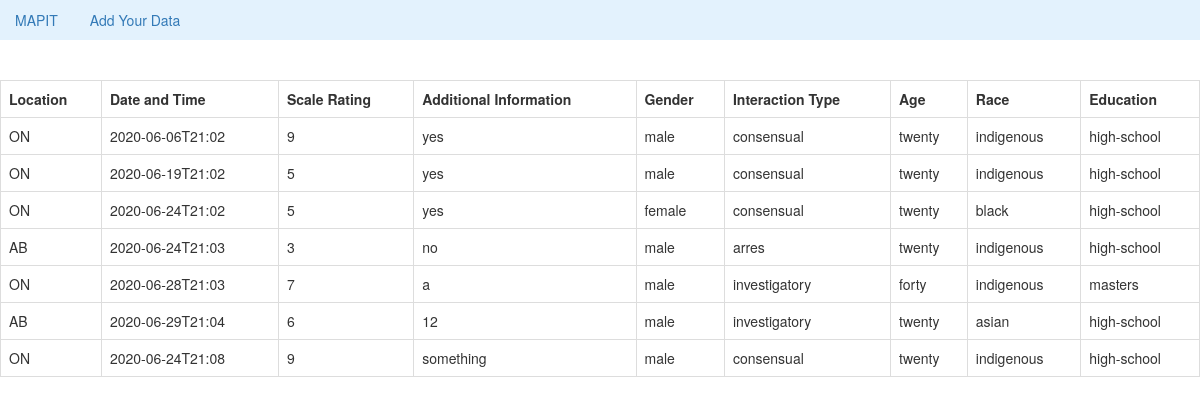
Page /surveyresults on the earlier database version.
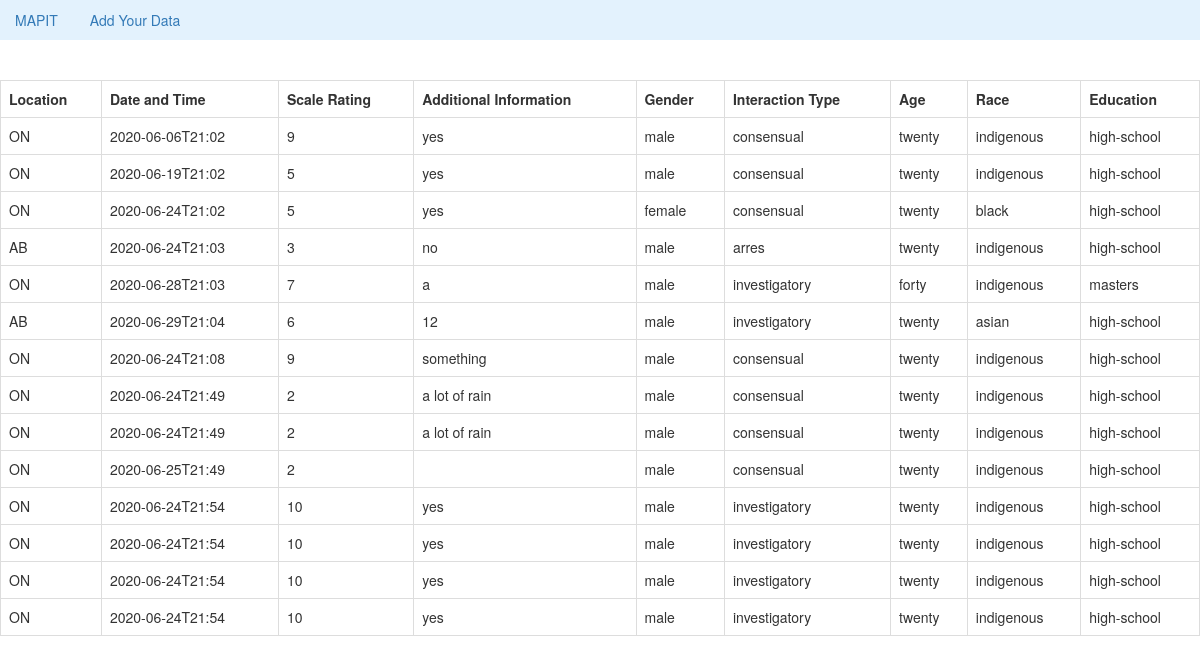
Same page on the later database version.
### tables this page shows
CREATE TABLE survey (
id INTEGER PRIMARY KEY AUTOINCREMENT,
location VARCHAR(100),
datetime VARCHAR(200),
type_interaction VARCHAR(100),
scale INTEGER,
add_info TEXT,
gender VARCHAR(50),
age VARCHAR(50),
race VARCHAR(100),
education VARCHAR(100)
);

### flaskr/routes.py (the view)
@app.route('/surveyresults')
def surveyresults():
    db = sqlite3.connect("survey.db")
    d = db.cursor()
    rows = d.execute("SELECT * FROM survey")
    return render_template("surveyresults.html", rows=rows)

### flaskr/templates/surveyresults.html
{% extends "base.html" %}
{% block content %}
<table class='table table-bordered table-striped'>
<table id='surveyresultstable' class='table table-bordered'>
    <tr>
        <th>Location</th>
        <th>Date and Time</th>
        <th>Scale Rating</th>
        <th>Additional Information</th>
        <th>Gender</th>
        <th>Interaction Type</th>
        <th>Age</th>
        <th>Race</th>
        <th>Education</th>
    </tr>
    {% for row in rows %}
        <tr>
            <td>{{ row[1] }}</td>
            <td>{{ row[2] }}</td>
            <td>{{ row[4] }}</td>
            <td>{{ row[5] }}</td>
            <td>{{ row[6] }}</td>
            <td>{{ row[3] }}</td>
            <td>{{ row[7] }}</td>
            <td>{{ row[8] }}</td>
            <td>{{ row[9] }}</td>
        </tr>
    {% endfor %}
</table>
{% endblock %}

### flaskr/templates/base.html (shortened to what this page needs)
<!DOCTYPE html>
<html lang="en">
    <head>
        <link rel="stylesheet" href="static/css/main.css">
        <link rel="stylesheet" href="https://maxcdn.bootstrapcdn.com/bootstrap/3.4.1/css/bootstrap.min.css">
    </head>
    <body>
        <ul class="nav nav-pills navbar-expand-lg" style="background-color: #e3f2fd;" id="pills-tab" role="tablist">
          <li class="nav-item" id="home-btn">
            <a class="nav-link" id="pills-home-tab" data-toggle="pill" href="home" role="tab" aria-controls="pills-home" >MAPIT</a>
          </li>
          <li class="nav-item" id="survey-btn">
            <a class="nav-link" id="pills-data-tab" data-toggle="pill" href="survey" role="tab" aria-controls="pills-data"">Add Your Data</a>
          </li>
        </ul>
        <div class="tab-content" id="pills-tabContent">
          </div>
        {% block content %}{% endblock %}
    </body>
</html>

Differences in the rows shown:
added survey: location "ON", datetime "2020-06-24T21:49", scale "2", add_info "a lot of rain", gender "male", type_interaction "consensual", age "twenty", race "indigenous", education "high-school"
added survey: location "ON", datetime "2020-06-24T21:49", scale "2", add_info "a lot of rain", gender "male", type_interaction "consensual", age "twenty", race "indigenous", education "high-school"
added survey: location "ON", datetime "2020-06-25T21:49", scale "2", gender "male", type_interaction "consensual", age "twenty", race "indigenous", education "high-school"
added survey: location "ON", datetime "2020-06-24T21:54", scale "10", add_info "yes", gender "male", type_interaction "investigatory", age "twenty", race "indigenous", education "high-school"
added survey: location "ON", datetime "2020-06-24T21:54", scale "10", add_info "yes", gender "male", type_interaction "investigatory", age "twenty", race "indigenous", education "high-school"
added survey: location "ON", datetime "2020-06-24T21:54", scale "10", add_info "yes", gender "male", type_interaction "investigatory", age "twenty", race "indigenous", education "high-school"
added survey: location "ON", datetime "2020-06-24T21:54", scale "10", add_info "yes", gender "male", type_interaction "investigatory", age "twenty", race "indigenous", education "high-school"
